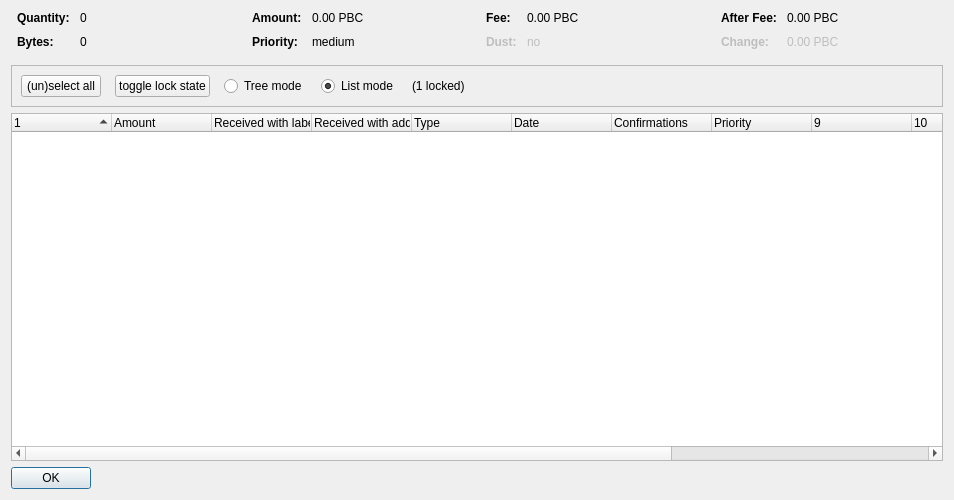
<?xml version="1.0" encoding="UTF-8"?>
<ui version="4.0">
 <class>CoinControlDialog</class>
 <widget class="QDialog" name="CoinControlDialog">
  <property name="geometry">
   <rect>
    <x>0</x>
    <y>0</y>
    <width>954</width>
    <height>500</height>
   </rect>
  </property>
  <property name="windowTitle">
   <string>Coin Selection</string>
  </property>
  <layout class="QVBoxLayout" name="verticalLayout">
   <item>
    <layout class="QHBoxLayout" name="horizontalLayoutTop" stretch="0,0,0,0">
     <property name="topMargin">
      <number>0</number>
     </property>
     <property name="bottomMargin">
      <number>10</number>
     </property>
     <item>
      <layout class="QFormLayout" name="formLayoutCoinControl1">
       <property name="horizontalSpacing">
        <number>10</number>
       </property>
       <property name="verticalSpacing">
        <number>10</number>
       </property>
       <property name="leftMargin">
        <number>6</number>
       </property>
       <property name="rightMargin">
        <number>6</number>
       </property>
       <item row="0" column="0">
        <widget class="QLabel" name="labelCoinControlQuantityText">
         <property name="font">
          <font>
           <weight>75</weight>
           <bold>true</bold>
          </font>
         </property>
         <property name="text">
          <string>Quantity:</string>
         </property>
        </widget>
       </item>
       <item row="0" column="1">
        <widget class="QLabel" name="labelCoinControlQuantity">
         <property name="cursor">
          <cursorShape>IBeamCursor</cursorShape>
         </property>
         <property name="contextMenuPolicy">
          <enum>Qt::ActionsContextMenu</enum>
         </property>
         <property name="text">
          <string notr="true">0</string>
         </property>
         <property name="textInteractionFlags">
          <set>Qt::LinksAccessibleByMouse|Qt::TextSelectableByKeyboard|Qt::TextSelectableByMouse</set>
         </property>
        </widget>
       </item>
       <item row="1" column="0">
        <widget class="QLabel" name="labelCoinControlBytesText">
         <property name="font">
          <font>
           <weight>75</weight>
           <bold>true</bold>
          </font>
         </property>
         <property name="text">
          <string>Bytes:</string>
         </property>
        </widget>
       </item>
       <item row="1" column="1">
        <widget class="QLabel" name="labelCoinControlBytes">
         <property name="cursor">
          <cursorShape>IBeamCursor</cursorShape>
         </property>
         <property name="contextMenuPolicy">
          <enum>Qt::ActionsContextMenu</enum>
         </property>
         <property name="text">
          <string notr="true">0</string>
         </property>
         <property name="textInteractionFlags">
          <set>Qt::LinksAccessibleByMouse|Qt::TextSelectableByKeyboard|Qt::TextSelectableByMouse</set>
         </property>
        </widget>
       </item>
      </layout>
     </item>
     <item>
      <layout class="QFormLayout" name="formLayoutCoinControl2">
       <property name="horizontalSpacing">
        <number>10</number>
       </property>
       <property name="verticalSpacing">
        <number>10</number>
       </property>
       <property name="leftMargin">
        <number>6</number>
       </property>
       <property name="rightMargin">
        <number>6</number>
       </property>
       <item row="0" column="0">
        <widget class="QLabel" name="labelCoinControlAmountText">
         <property name="font">
          <font>
           <weight>75</weight>
           <bold>true</bold>
          </font>
         </property>
         <property name="text">
          <string>Amount:</string>
         </property>
        </widget>
       </item>
       <item row="0" column="1">
        <widget class="QLabel" name="labelCoinControlAmount">
         <property name="cursor">
          <cursorShape>IBeamCursor</cursorShape>
         </property>
         <property name="contextMenuPolicy">
          <enum>Qt::ActionsContextMenu</enum>
         </property>
         <property name="text">
          <string notr="true">0.00 PBC</string>
         </property>
         <property name="textInteractionFlags">
          <set>Qt::LinksAccessibleByMouse|Qt::TextSelectableByKeyboard|Qt::TextSelectableByMouse</set>
         </property>
        </widget>
       </item>
       <item row="1" column="0">
        <widget class="QLabel" name="labelCoinControlPriorityText">
         <property name="font">
          <font>
           <weight>75</weight>
           <bold>true</bold>
          </font>
         </property>
         <property name="text">
          <string>Priority:</string>
         </property>
        </widget>
       </item>
       <item row="1" column="1">
        <widget class="QLabel" name="labelCoinControlPriority">
         <property name="cursor">
          <cursorShape>IBeamCursor</cursorShape>
         </property>
         <property name="contextMenuPolicy">
          <enum>Qt::ActionsContextMenu</enum>
         </property>
         <property name="text">
          <string>medium</string>
         </property>
         <property name="textInteractionFlags">
          <set>Qt::LinksAccessibleByMouse|Qt::TextSelectableByKeyboard|Qt::TextSelectableByMouse</set>
         </property>
        </widget>
       </item>
      </layout>
     </item>
     <item>
      <layout class="QFormLayout" name="formLayoutCoinControl3">
       <property name="horizontalSpacing">
        <number>10</number>
       </property>
       <property name="verticalSpacing">
        <number>10</number>
       </property>
       <property name="leftMargin">
        <number>6</number>
       </property>
       <property name="rightMargin">
        <number>6</number>
       </property>
       <item row="0" column="0">
        <widget class="QLabel" name="labelCoinControlFeeText">
         <property name="font">
          <font>
           <weight>75</weight>
           <bold>true</bold>
          </font>
         </property>
         <property name="text">
          <string>Fee:</string>
         </property>
        </widget>
       </item>
       <item row="0" column="1">
        <widget class="QLabel" name="labelCoinControlFee">
         <property name="cursor">
          <cursorShape>IBeamCursor</cursorShape>
         </property>
         <property name="contextMenuPolicy">
          <enum>Qt::ActionsContextMenu</enum>
         </property>
         <property name="text">
          <string notr="true">0.00 PBC</string>
         </property>
         <property name="textInteractionFlags">
          <set>Qt::LinksAccessibleByMouse|Qt::TextSelectableByKeyboard|Qt::TextSelectableByMouse</set>
         </property>
        </widget>
       </item>
       <item row="1" column="0">
        <widget class="QLabel" name="labelCoinControlLowOutputText">
         <property name="enabled">
          <bool>false</bool>
         </property>
         <property name="font">
          <font>
           <weight>75</weight>
           <bold>true</bold>
          </font>
         </property>
         <property name="text">
          <string>Dust:</string>
         </property>
        </widget>
       </item>
       <item row="1" column="1">
        <widget class="QLabel" name="labelCoinControlLowOutput">
         <property name="enabled">
          <bool>false</bool>
         </property>
         <property name="cursor">
          <cursorShape>IBeamCursor</cursorShape>
         </property>
         <property name="contextMenuPolicy">
          <enum>Qt::ActionsContextMenu</enum>
         </property>
         <property name="text">
          <string>no</string>
         </property>
         <property name="textInteractionFlags">
          <set>Qt::LinksAccessibleByMouse|Qt::TextSelectableByKeyboard|Qt::TextSelectableByMouse</set>
         </property>
        </widget>
       </item>
      </layout>
     </item>
     <item>
      <layout class="QFormLayout" name="formLayoutCoinControl4">
       <property name="horizontalSpacing">
        <number>10</number>
       </property>
       <property name="verticalSpacing">
        <number>10</number>
       </property>
       <property name="leftMargin">
        <number>6</number>
       </property>
       <property name="rightMargin">
        <number>6</number>
       </property>
       <item row="0" column="0">
        <widget class="QLabel" name="labelCoinControlAfterFeeText">
         <property name="font">
          <font>
           <weight>75</weight>
           <bold>true</bold>
          </font>
         </property>
         <property name="text">
          <string>After Fee:</string>
         </property>
        </widget>
       </item>
       <item row="0" column="1">
        <widget class="QLabel" name="labelCoinControlAfterFee">
         <property name="cursor">
          <cursorShape>IBeamCursor</cursorShape>
         </property>
         <property name="contextMenuPolicy">
          <enum>Qt::ActionsContextMenu</enum>
         </property>
         <property name="text">
          <string notr="true">0.00 PBC</string>
         </property>
         <property name="textInteractionFlags">
          <set>Qt::LinksAccessibleByMouse|Qt::TextSelectableByKeyboard|Qt::TextSelectableByMouse</set>
         </property>
        </widget>
       </item>
       <item row="1" column="0">
        <widget class="QLabel" name="labelCoinControlChangeText">
         <property name="enabled">
          <bool>false</bool>
         </property>
         <property name="font">
          <font>
           <weight>75</weight>
           <bold>true</bold>
          </font>
         </property>
         <property name="text">
          <string>Change:</string>
         </property>
        </widget>
       </item>
       <item row="1" column="1">
        <widget class="QLabel" name="labelCoinControlChange">
         <property name="enabled">
          <bool>false</bool>
         </property>
         <property name="cursor">
          <cursorShape>IBeamCursor</cursorShape>
         </property>
         <property name="contextMenuPolicy">
          <enum>Qt::ActionsContextMenu</enum>
         </property>
         <property name="text">
          <string notr="true">0.00 PBC</string>
         </property>
         <property name="textInteractionFlags">
          <set>Qt::LinksAccessibleByMouse|Qt::TextSelectableByKeyboard|Qt::TextSelectableByMouse</set>
         </property>
        </widget>
       </item>
      </layout>
     </item>
    </layout>
   </item>
   <item>
    <widget class="QFrame" name="frame">
     <property name="minimumSize">
      <size>
       <width>0</width>
       <height>40</height>
      </size>
     </property>
     <property name="frameShape">
      <enum>QFrame::StyledPanel</enum>
     </property>
     <property name="frameShadow">
      <enum>QFrame::Sunken</enum>
     </property>
     <layout class="QHBoxLayout" name="horizontalLayout">
      <item>
       <layout class="QHBoxLayout" name="horizontalLayoutPanel" stretch="0,0,0,0,0,0">
        <property name="spacing">
         <number>14</number>
        </property>
        <item>
         <widget class="QPushButton" name="pushButtonSelectAll">
          <property name="sizePolicy">
           <sizepolicy hsizetype="Maximum" vsizetype="Fixed">
            <horstretch>0</horstretch>
            <verstretch>0</verstretch>
           </sizepolicy>
          </property>
          <property name="text">
           <string>(un)select all</string>
          </property>
          <property name="autoDefault">
           <bool>false</bool>
          </property>
         </widget>
        </item>
        <item>
         <widget class="QPushButton" name="pushButtonToggleLock">
          <property name="sizePolicy">
           <sizepolicy hsizetype="Maximum" vsizetype="Fixed">
            <horstretch>0</horstretch>
            <verstretch>0</verstretch>
           </sizepolicy>
          </property>
          <property name="text">
           <string>toggle lock state</string>
          </property>
          <property name="autoDefault">
           <bool>false</bool>
          </property>
         </widget>
        </item>
        <item>
         <widget class="QRadioButton" name="radioTreeMode">
          <property name="sizePolicy">
           <sizepolicy hsizetype="Maximum" vsizetype="Fixed">
            <horstretch>0</horstretch>
            <verstretch>0</verstretch>
           </sizepolicy>
          </property>
          <property name="text">
           <string>Tree mode</string>
          </property>
         </widget>
        </item>
        <item>
         <widget class="QRadioButton" name="radioListMode">
          <property name="sizePolicy">
           <sizepolicy hsizetype="Maximum" vsizetype="Fixed">
            <horstretch>0</horstretch>
            <verstretch>0</verstretch>
           </sizepolicy>
          </property>
          <property name="text">
           <string>List mode</string>
          </property>
          <property name="checked">
           <bool>true</bool>
          </property>
         </widget>
        </item>
        <item>
         <widget class="QLabel" name="labelLocked">
          <property name="text">
           <string>(1 locked)</string>
          </property>
         </widget>
        </item>
        <item>
         <spacer name="horizontalSpacer">
          <property name="orientation">
           <enum>Qt::Horizontal</enum>
          </property>
          <property name="sizeHint" stdset="0">
           <size>
            <width>40</width>
            <height>20</height>
           </size>
          </property>
         </spacer>
        </item>
       </layout>
      </item>
     </layout>
    </widget>
   </item>
   <item>
    <widget class="CoinControlTreeWidget" name="treeWidget">
     <property name="contextMenuPolicy">
      <enum>Qt::CustomContextMenu</enum>
     </property>
     <property name="sortingEnabled">
      <bool>false</bool>
     </property>
     <property name="columnCount">
      <number>13</number>
     </property>
     <attribute name="headerShowSortIndicator" stdset="0">
      <bool>true</bool>
     </attribute>
     <attribute name="headerStretchLastSection">
      <bool>false</bool>
     </attribute>
     <column>
      <property name="text">
       <string/>
      </property>
     </column>
     <column>
      <property name="text">
       <string>Amount</string>
      </property>
     </column>
     <column>
      <property name="text">
       <string>Received with label</string>
      </property>
     </column>
     <column>
      <property name="text">
       <string>Received with address</string>
      </property>
     </column>
     <column>
      <property name="text">
       <string>Type</string>
      </property>
     </column>
     <column>
      <property name="text">
       <string>Date</string>
      </property>
     </column>
     <column>
      <property name="text">
       <string>Confirmations</string>
      </property>
      <property name="toolTip">
       <string>Confirmed</string>
      </property>
     </column>
     <column>
      <property name="text">
       <string>Priority</string>
      </property>
     </column>
     <column>
      <property name="text">
       <string/>
      </property>
     </column>
     <column>
      <property name="text">
       <string/>
      </property>
     </column>
     <column>
      <property name="text">
       <string/>
      </property>
     </column>
     <column>
      <property name="text">
       <string/>
      </property>
     </column>
     <column>
      <property name="text">
       <string/>
      </property>
     </column>
    </widget>
   </item>
   <item>
    <widget class="QDialogButtonBox" name="buttonBox">
     <property name="sizePolicy">
      <sizepolicy hsizetype="Maximum" vsizetype="Fixed">
       <horstretch>0</horstretch>
       <verstretch>0</verstretch>
      </sizepolicy>
     </property>
     <property name="orientation">
      <enum>Qt::Horizontal</enum>
     </property>
     <property name="standardButtons">
      <set>QDialogButtonBox::Ok</set>
     </property>
    </widget>
   </item>
  </layout>
 </widget>
 <customwidgets>
  <customwidget>
   <class>CoinControlTreeWidget</class>
   <extends>QTreeWidget</extends>
   <header>coincontroltreewidget.h</header>
  </customwidget>
 </customwidgets>
 <resources/>
 <connections/>
</ui>
